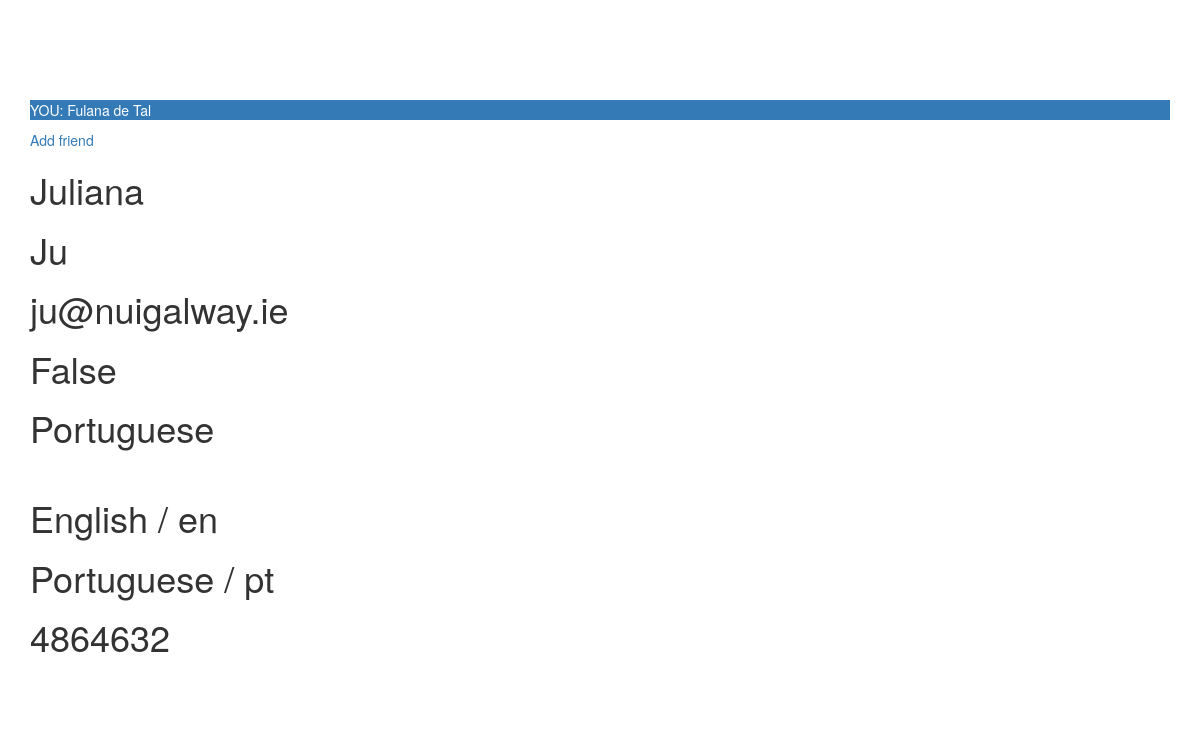
The app's page /profile/12/ (signed in) with its own data.
### profiles/models.py (models this page shows, shortened)
class Profile(models.Model):
	user = models.OneToOneField(settings.AUTH_USER_MODEL)
	name = models.CharField(max_length=100)
	email = models.EmailField(max_length=100, unique=True)
	nui_id = models.IntegerField(unique=True)
	staff = models.BooleanField(default=True)
	native = models.ForeignKey(Language)
	learning = models.ManyToManyField(Language, related_name="profile_languages")
	picture = models.ImageField(
		blank=True,
		null=True,
		upload_to=download_media_location
		) #, storage=FileSystemStorage(location=settings.PROTECTED_ROOT)
	def are_friends(self, profile):
		friend = Friendship.objects.filter((Q(from_user=self) | Q(to_user=self)) & (Q(from_user=profile) | Q(to_user=profile)) & Q(status=True))
		if friend:
			return True
		else:
			return False
	def waiting_friendship_approval(self, profile):
		exist = Friendship.objects.filter((Q(from_user=self) | Q(to_user=self)) & (Q(from_user=profile) | Q(to_user=profile)) & Q(status=False))
		if exist:
			friend = Friendship.objects.get((Q(from_user=self) | Q(to_user=self)) & (Q(from_user=profile) | Q(to_user=profile)) & Q(status=False))
			if friend:
				return friend.from_user
		else:
			return False

### languages/models.py (models this page shows)
class Language(models.Model):
	name = models.CharField(max_length=100)
	code = models.CharField(max_length=10)
	flag = models.ImageField(
		blank=True,
		null=True,
		upload_to=download_media_location
		) #, storage=FileSystemStorage(location=settings.PROTECTED_ROOT)
	def __str__(self): #def __unicode__(self):
		return self.name

### profiles/views.py (the view)
# urls.py: url(r'^(?P<pk>\d+)/$', login_required(ProfileDetailView.as_view()), name='view'),
class ProfileDetailView(DetailView):
	model = Profile
	def get_context_data(self, **kwargs):
		context = super(ProfileDetailView, self).get_context_data(**kwargs)
		user = self.request.user
		profile = Profile.objects.get(user=self.request.user)
		view_profile = Profile.objects.get(id=self.kwargs['pk'])
		are_friends = profile.are_friends(view_profile)
		waiting = profile.waiting_friendship_approval(view_profile)
		if waiting:
			if profile == waiting:
				context["waiting"] = "waiting approval"
			else:
				context["waiting"] = "accept request"
		context["profile"] = profile
		context["are_friends"] = are_friends
		context["site_name"] = 	"What's the Craic?"
		context["title"] = 	"- Add User"
		context["submit_btn"] = "Create Account"
		return context

### templates/profiles/profile_detail.html (shortened to what this page needs)
{% extends "base.html" %}
{% block content %}
<div class="container" style="margin-top: 100px;">
<p class="bg-primary">YOU: {{ profile.name }}</p>
{% if profile != object%}
	{% if are_friends %}
		<p class="bg-success">Friend</p>
	{% else %}
		{% if waiting %}
			{% if waiting == "accept request"%}
				<a href="{% url 'profiles:acceptfriend' object.id %}">{{waiting}}</a>
			{% else %}
				<a href="#">{{waiting}}</a>
			{% endif %}
		{% else %}
			<a href="{% url 'profiles:addfriend' object.id %}">Add friend</a>
		{% endif %}
	{% endif %}
{% endif %}
<h1>{{ object.name }}</h1>
<h1>{{ object.user }}</h1>
<h1>{{ object.email }}</h1>
<h1>{{ object.staff }}</h1>
<h1>{{ object.native }}</h1>
{% for item in object.learning.all %}
	<h1>{{ item.name }} / {{ item.code }}</h1>
{% endfor %}
<h1>{{ object.nui_id }}</h1>
{%if object.picture %}
	<h1><img src="{{object.picture.url}}" alt=""></h1>
{% else %}
	<h1>No Image</h1>
{% endif %}
</div>
{% endblock content %}

### records on screen
Profile: name "Fulana de Tal"
Profile: name "Juliana", user "Ju", email "ju@nuigalway.ie", staff "False", native "Portuguese", nui_id "4864632"
Language: name "English", code "en"
Language: name "Portuguese", code "pt"
